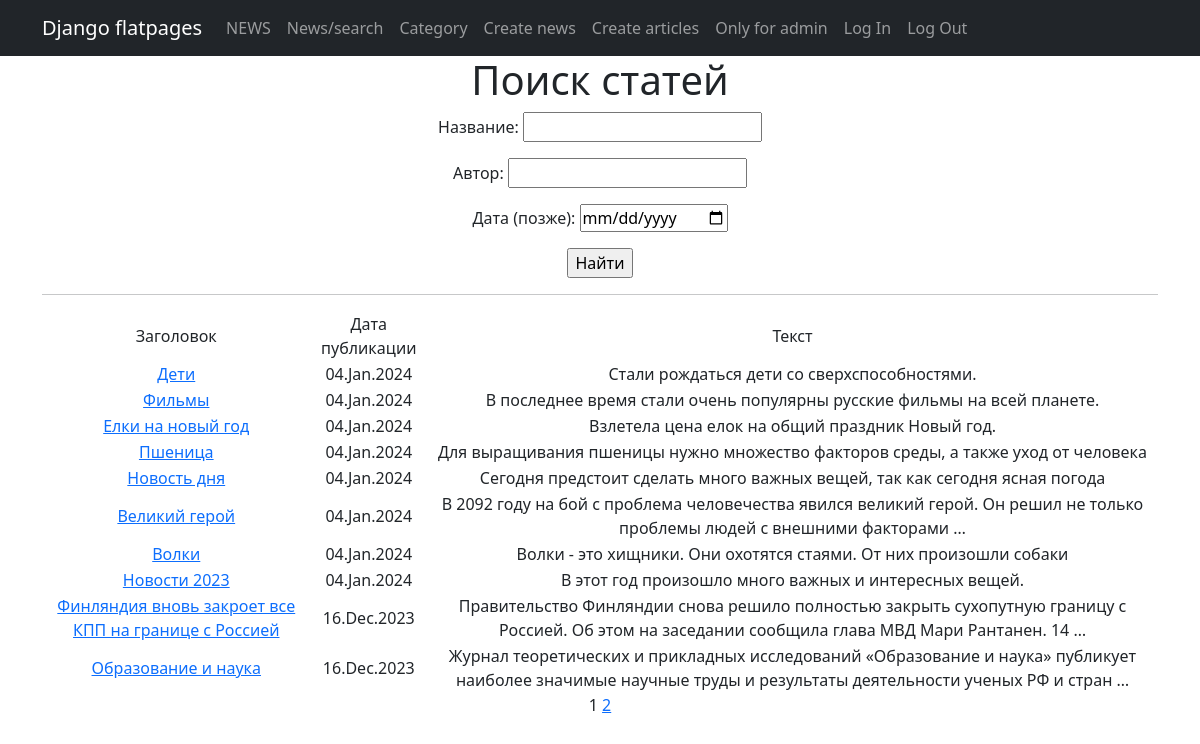
/news/search/, run on an earlier commit of the app's database.
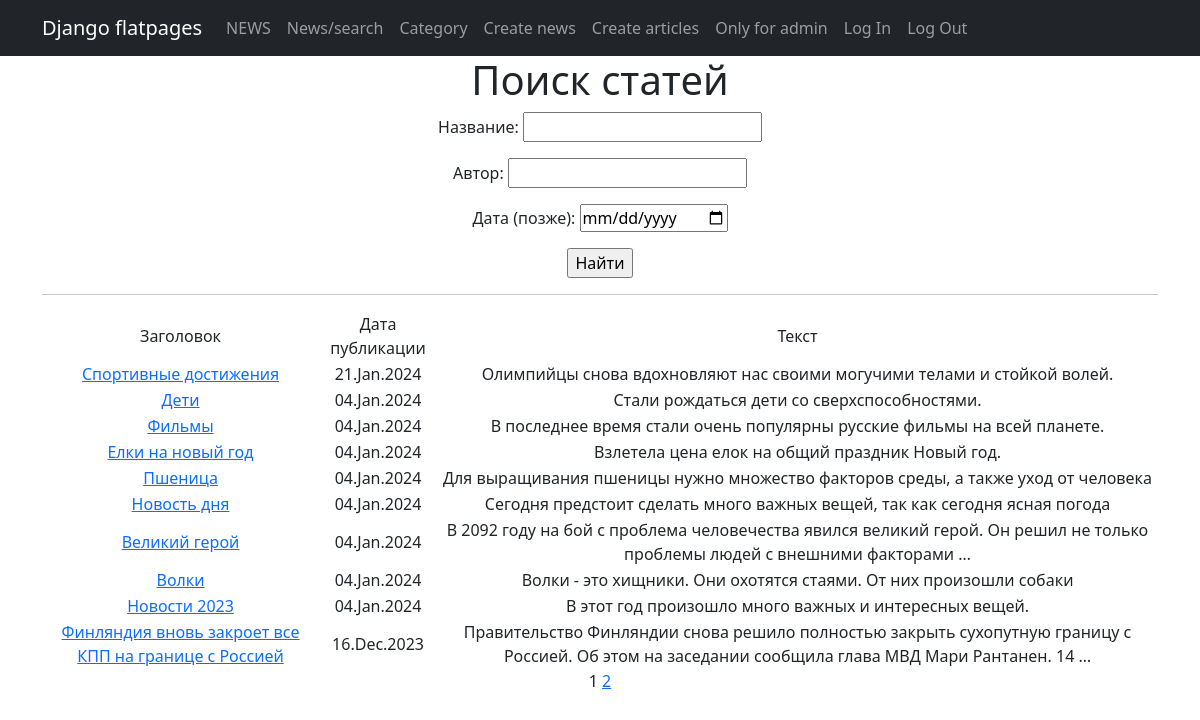
And on a later commit of the database.
### news/models.py (models this page shows, shortened)
class Post(models.Model):
    author = models.ForeignKey(Author, on_delete=models.CASCADE, verbose_name='Автор')
    position = models.CharField(max_length=2,
                                choices=POSITIONS,
                                default=news)
    time_create = models.DateTimeField(auto_now_add=True)
    category = models.ManyToManyField(Category, through='PostCategory', verbose_name='Категория')
    title = models.CharField(max_length=255, verbose_name='Заголовок')
    text = models.TextField(verbose_name='Контент')
    rating = models.IntegerField(default=0)
    def get_absolute_url(self):
        return reverse(
            'news:post_detail',
            args=[self.id]
            )

### news/views.py (the view)
# urls.py: path('search/', PostsSearch.as_view(), name='post_search'),
class PostsSearch(ListView):
    model = Post
    ordering = '-time_create'
    template_name = 'posts_search.html'
    context_object_name = 'posts'
    paginate_by = 10
    def get_queryset(self) -> QuerySet[Any]:
        queryset = super().get_queryset()
        self.filterset = PostsFilter(self.request.GET, queryset)
        return self.filterset.qs
    def get_context_data(self, **kwargs: Any) -> dict[str, Any]:
        context = super().get_context_data(**kwargs)
        context['filterset'] = self.filterset
        return context

### news/templatetags/custom_filter.py (called while the page is built)
@register.filter()
def censor(text):
    if isinstance(text, str):
        text1 = []
        for string in text.split():
            for string_not in STRING_NOT:
                if string.lower().startswith(string_not[:-4]):
                    if string[-1] in ZNAKI:
                        string = string[0] + '*' * len(string[1:-1]) + string[-1]
                    else:
                        string = string[0] + '*' * len(string[1:-1])
            text1.append(string)
    else:
        raise TypeError
    return " ".join(text1)

### templates/posts_search.html (shortened to what this page needs)
{% extends 'flatpages/default.html' %}
{% load custom_filter %}
{% block content %}
<h1>Поиск статей</h1>
<form action="" method="get">
    {{ filterset.form.as_p }}
    <input type="submit" value="Найти" />
</form>
<hr>
{% if posts %}
<table>
    <tr>
        <td>Заголовок</td>
        <td>Дата публикации</td>
        <td>Текст</td>
    </tr>
    {% for post in posts %}
    <tr>
        <td><a href="{{ post.get_absolute_url }}">{{ post.title|censor }}</a></td>
        <td>{{ post.time_create|date:'d.M.Y' }}</td>
        <td>{{ post.text|truncatewords:20|censor }}</td>
    </tr>
    {% endfor %}
</table>
{% else %}
<h2>Товаров нет!</h2>
{% endif %}
{{ page_obj.number }}
{% if page_obj.has_next %}
<a href="?page={{ page_obj.next_page_number }}">{{ page_obj.next_page_number }}</a>
{% endif %}
{% endblock content %}

What changed in the data, as far as the page shows it:
no longer on this page (row unchanged): Post: title|censor "Образование и наука", time_create "16.Dec.2023", text|censor "Журнал теоретических и прикладных исследований «Образование и наука» публикует наиболее значимые научные труды и результаты деятельности ученых РФ и стран …"
added Post: title|censor "Спортивные достижения", time_create "21.Jan.2024", text|censor "Олимпийцы снова вдохновляют нас своими могучими телами и стойкой волей."
